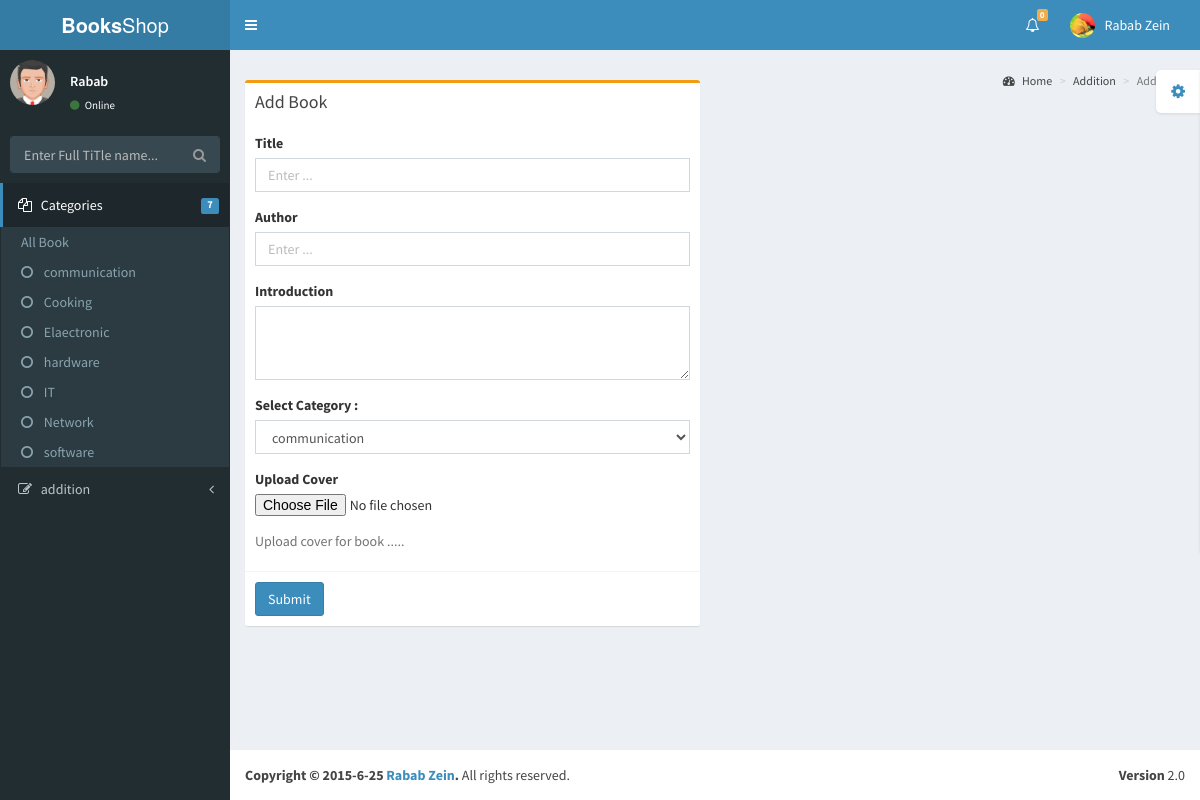
/pages/forms/editbook.php (signed in), run on the app's committed database.
### tables this page shows
CREATE TABLE `category` (
  `id` int(10) unsigned NOT NULL AUTO_INCREMENT,
  `name` varchar(50) NOT NULL,
  PRIMARY KEY (`id`),
  UNIQUE KEY `name` (`name`)
);

### ormProject.php (called while the page is built, shortened)
<?php
class ORM {
	static $conn;
	private $dbconn;
	protected $table;
	static function getInstance(){
		if(self::$conn == null){
			self::$conn = new ORM();
		}
	        return self::$conn;
	}
	protected function __construct(){
		extract($GLOBALS['conf']);
		$this->dbconn = new mysqli($host, $username, $password, $database);
	}
	function setTable($table){
		$this->table = $table;
	}
	function selectAll( $cols ,  $cond=''){
		$query = "select  $cols from $this->table ";
		$state=mysqli_query($this->dbconn, $query);
        	if(!$state){
			$this->errorsInDataBase[]= $this->dbconn->error;
        	}
		else{
			$allRow=array();
			$num_results =mysqli_num_rows($state);
			for ($i=0; $i <$num_results; $i++) {
				$row = mysqli_fetch_assoc($state);
				$allRow[]=$row;
			}
		}
		return $allRow ;
    	}
}

### pages/forms/editbook.php (the view, shortened to what this page needs)
<!DOCTYPE html>
<html>
  <head>
    <link href="../../bootstrap/css/bootstrap.min.css" rel="stylesheet" type="text/css" />
    <link href="https://maxcdn.bootstrapcdn.com/font-awesome/4.3.0/css/font-awesome.min.css" rel="stylesheet" type="text/css" />
    <link href="http://code.ionicframework.com/ionicons/2.0.0/css/ionicons.min.css" rel="stylesheet" type="text/css" />
    <link href="../../dist/css/AdminLTE.min.css" rel="stylesheet" type="text/css" />
    <link href="../../dist/css/skins/_all-skins.min.css" rel="stylesheet" type="text/css" />
  </head>
  <body class="skin-blue">
  <?php
    require '../../ormProject.php';
    $connection=ORM::getInstance();
    $connection->setTable('category');
    $connection->setTable('category');
    $categories=$connection->selectAll( "*");
    $connection->setTable('book');
    $allBooks=$connection->selectAll("*");
  ?>
    <div class="wrapper">
      <header class="main-header">
        <a href="#" class="logo"><b>Books</b>Shop</a>
        <nav class="navbar navbar-static-top" role="navigation">
          <a href="#" class="sidebar-toggle" data-toggle="offcanvas" role="button">
          </a>
          <div class="navbar-custom-menu">
            <ul class="nav navbar-nav">
              <li class="dropdown notifications-menu">
                <a href="#" class="dropdown-toggle" data-toggle="dropdown">
                  <i class="fa fa-bell-o"></i>
                  <span class="label label-warning"><?php echo count($allBooks);?></span>
                </a>
              </li>
              <li class="dropdown user user-menu">
                <a href="#" class="dropdown-toggle" data-toggle="dropdown">
                  <img src="../../dist/img/rabab.jpg" class="user-image" alt="User Image"/>
                  <span class="hidden-xs">Rabab Zein</span>
                </a>
              </li>
            </ul>
          </div>
        </nav>
      </header>
      <aside class="main-sidebar">
        <section class="sidebar">
          <div class="user-panel">
            <div class="pull-left image">
              <img src="../../dist/img/avatar5.png" class="img-circle" alt="User Image" />
            </div>
            <div class="pull-left info">
              <p><p><?php echo $_SESSION['userName']?></p></p>
              <a href="#"><i class="fa fa-circle text-success"></i> Online</a>
            </div>
          </div>
          <form action="#" method="post" class="sidebar-form">
            <div class="input-group">
              <input type="text" name="search"  class="form-control" placeholder="Enter Full TiTle name..." onkeyup="myAutocomplete(this.value)"  id="quickSearch"/>
              <span class="input-group-btn">
                <button type='submit' name='seach' id='search-btn' class="btn btn-flat"><i class="fa fa-search"></i></button>
              </span>
            </div>
          </form>
          <ul class="sidebar-menu">
            <li class="treeview active">
              <a href="#">
                <i class="fa fa-files-o"></i>
                <span>Categories</span>
                <span class="label label-primary pull-right"><?php echo count($categories) ; ?></span>
              </a>
              <ul class="treeview-menu">
              <li><a href="../layout/collapsed-sidebar.php?all='all'">All Book</a></li>
              <?php
              for($i = 0; $i<count($categories); $i++){
               ?>
                <li><a href="../layout/collapsed-sidebar.php?id=<?php echo $categories[$i]['id'];?>"><i class="fa fa-circle-o"></i> <?php echo $categories[$i]['name'] ;?></a></li>
               <?php }?>
               </ul>
            </li>
            <li class="treeview">
              <a href="#">
                <i class="fa fa-edit"></i> <span>addition</span>
                <i class="fa fa-angle-left pull-right"></i>
              </a>
            </li>
          </ul>
        </section>
      </aside>
      <div class="content-wrapper">
        <section class="content-header">
          <ol class="breadcrumb">
            <li><a href="#"><i class="fa fa-dashboard"></i> Home</a></li>
            <li><a href="#">Addition</a></li>
            <li class="active">Add Book</li>
          </ol>
        </section>
        <section class="content">
          <div class="row">
            <div class="col-md-6">
              <div class="box box-warning">
                <div class="box-header">
                  <h3 class="box-title">Add Book</h3>
                </div>
                <div class="box-body">
                  <form action="#" method="post" enctype="multipart/form-data">
                    <div class="form-group">
                      <label>Title</label>
                      <input type="text" name="Title" class="form-control" placeholder="Enter ..." value="<?php if(!empty($_GET['editid'])) {echo $bookPopulate['title'];}elseif(!empty($_POST['Title'])){echo $_POST['Title'];}?>" id="inputError" />
                    </div>
                    <div class="form-group">
                      <label>Author</label>
                      <input type="text" name="Author" class="form-control" placeholder="Enter ..." value="<?php if(!empty($_GET['editid'])) echo $bookPopulate['auther']; elseif(!empty($_POST['Author'])) echo $_POST['Author'];?>" />
                    </div>
                    <div class="form-group">
                      <label>Introduction</label>
                      <textarea name="Intro" class="form-control" rows="3" placeholder="Enter ..."  > <?php if(!empty($_GET['editid'])) echo $bookPopulate['intro'];?> </textarea>
                    </div>
                    <div class="form-group">
                      <label>Select Category :</label>
                      <select class="form-control" name="Cat">
                  <?php for($i = 0; $i<count($categories); $i++){
                        if ($_POST['Cat']==$categories[$i]['name']) {
                    ?>
                        <option selected><?php echo $categories[$i]['name'];?></option>
                  <?php }else{?>
                      <option ><?php echo $categories[$i]['name'];?></option>
                      <?php }}?>
                      </select>
                    </div>
                    <div class="form-group">
                      <label for="exampleInputFile">Upload Cover</label>
                      <input type="file" name="userfile" id="exampleInputFile" >
                    </div>
                      <p class="help-block">Upload cover for book .....</p>
                    </div>
                    <div class="box-footer">
                        <button class="btn btn-primary" type="submit">
                            Submit
                        </button>
                    </div>
                </div>
              </div>
            </div>
          </div>
      </div>
      <footer class="main-footer">
        <div class="pull-right hidden-xs">
          <b>Version</b> 2.0
        </div>
        <strong>Copyright &copy; 2015-6-25 <a href="https://www.facebook.com/rabab.zein">Rabab Zein</a>.</strong> All rights reserved.
      </footer>
  </body>
</html>

### data on the page
category: name "communication"
category: name "Cooking"
category: name "Elaectronic"
category: name "hardware"
category: name "IT"
category: name "Network"
category: name "software"

### other printed values
count($allBooks) "0"
$_SESSION['userName'] "Rabab"
count($categories) "7"
form field Cat "communication"
